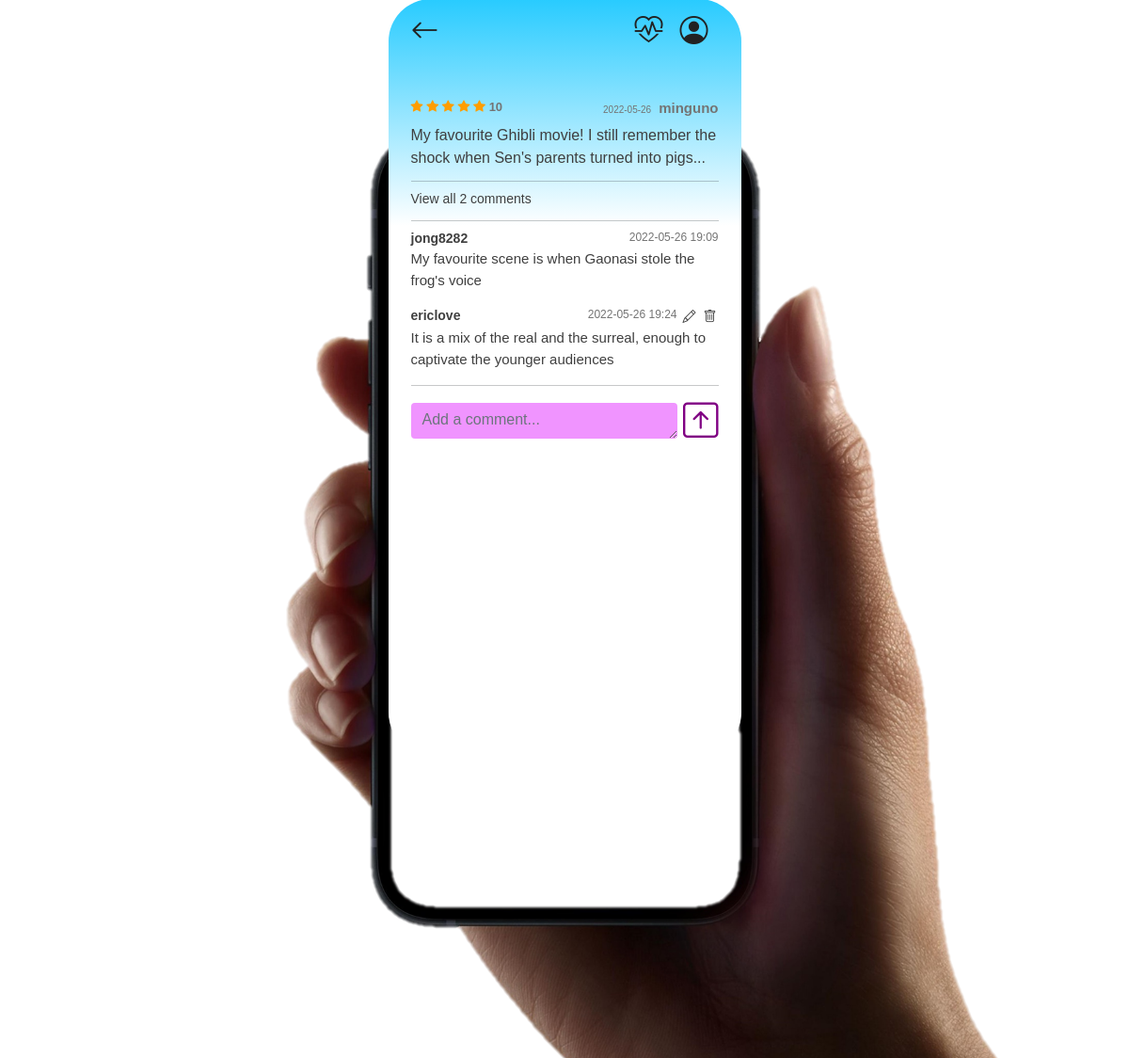
/movies/read/1/ (signed in), run on an earlier commit of the app's database.
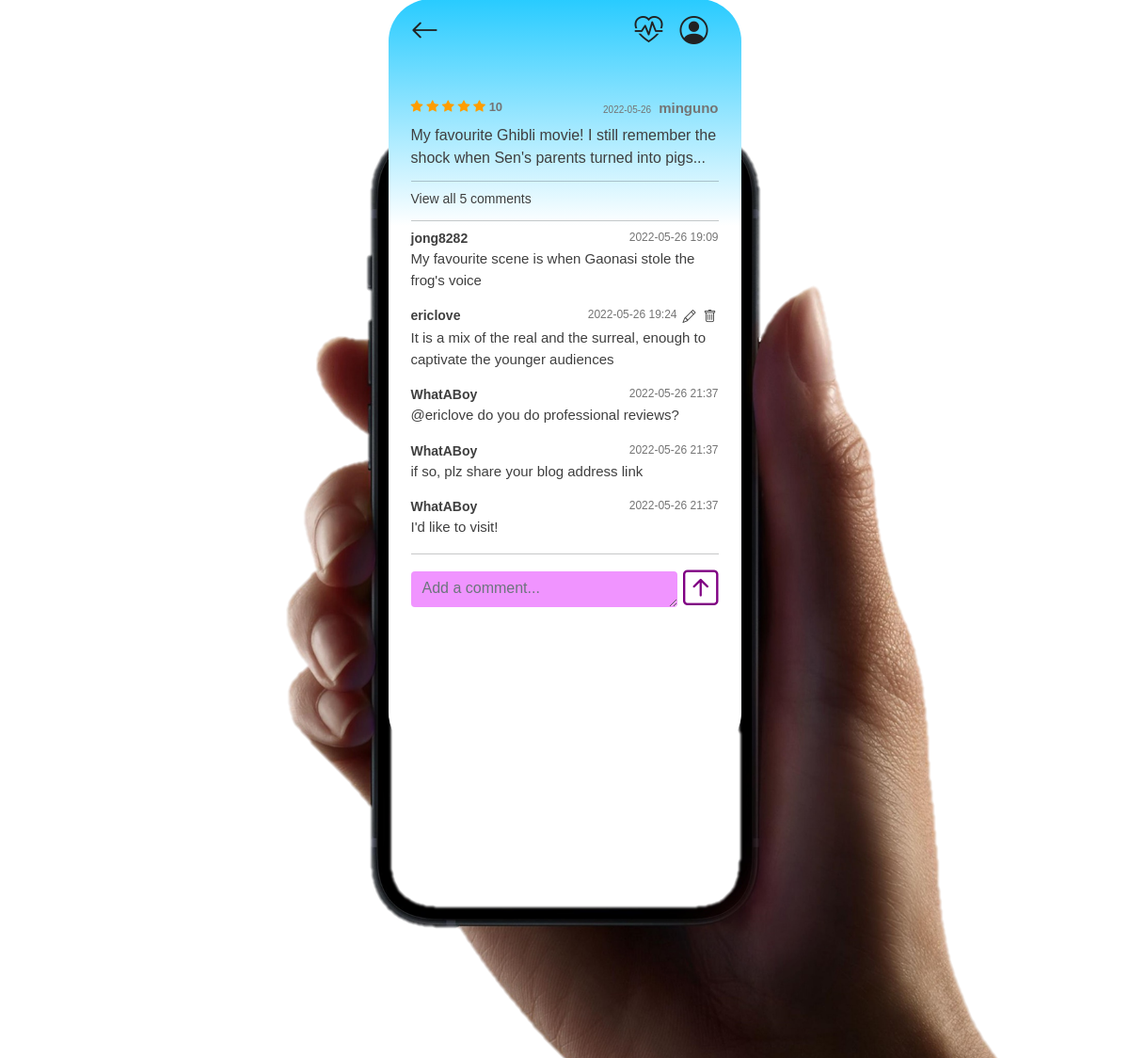
And on a later commit of the database.
### movies/models.py (models this page shows)
class Comment(models.Model):
    review = models.ForeignKey(Review, on_delete=models.CASCADE, related_name = 'comments')
    content = models.TextField()
    created_at = models.DateTimeField(auto_now_add=True)
    updated_at = models.DateTimeField(auto_now=True)
    user = models.ForeignKey(settings.AUTH_USER_MODEL, on_delete=models.CASCADE )

### accounts/models.py (models this page shows)
class User(AbstractUser):
    followings = models.ManyToManyField('self', symmetrical=False, related_name='followers')
    nickname = models.CharField(null=True, max_length=10)
    image = models.ImageField(null=True, blank=True)

### movies/views.py (the view)
# urls.py: path('read/<str:review_pk>/', views.read, name='read'),
@login_required
def read(request, review_pk):
    review = get_object_or_404(Review, pk=review_pk)
    if request.method == 'POST':
        comment_form = CommentForm(request.POST)
        if comment_form.is_valid():
            comment = comment_form.save(commit=False)
            comment.review = review
            comment.user = request.user
            comment.save()
            return redirect('movies:read', review.pk)
    else:
        comment_form = CommentForm()
    context = {
        'review': review,
        'review_pk': review_pk,
        'comment_form' : comment_form,
        'review' : review,
        'comments' : review.comments.all(),
    }
    return render(request, 'movies/read.html', context)

### movies/forms.py
class CommentForm(forms.ModelForm):
    content = forms.CharField(
        label='',
        widget=forms.Textarea(
            attrs = {
                'class': 'form-control',
                'maxlength': 100,
                'placeholder': 'Add a comment...',
            }
        )
    )
    class Meta:
        model = Comment
        exclude = ('review', 'user', )

### movies/templates/movies/read.html (shortened to what this page needs)
{% extends 'base.html' %}
{% block content %}
  <div class="p-4" style="flex:1;">
    <div class="review-section mt-4">
      <div class="d-flex justify-content-between">
        <div class="review-score">
          {% if review.score == 1 %}
            <i class="bi bi-star-half"></i>
            <i class="bi bi-star"></i>
            <i class="bi bi-star"></i>
            <i class="bi bi-star"></i>
            <i class="bi bi-star"></i>
            {{ review.score }}
          {% else %}
            <i class="bi bi-star-fill"></i>
            <i class="bi bi-star-fill"></i>
            <i class="bi bi-star-fill"></i>
            <i class="bi bi-star-fill"></i>
            <i class="bi bi-star-fill"></i>
            {{ review.score }}
          {% endif %}
        </div>
        <div>
          <div class="d-flex align-items-baseline">
            <div class="review-created me-2">
              {{ review.updated_at|date:"Y-m-d" }}
            </div>
            <div class="review-writer d-flex">
              {{ review.user.nickname }}
            </div>
          </div>
        </div>
      </div>
      <div class="review-content">{{ review.content }}</div>
    </div>
    <hr>
    {% if comments|length %}
      {% if comments|length == 1 %}
        <div class="comments">View {{ comments|length }} comment</div>
        <hr>
      {% else %}
        <div class="comments">View all {{ comments|length }} comments</div>
        <hr>
      {% endif %}
    {% else %}
      <div class="comments">0 comment</div>
    {% endif %}
    {% for comment in comments %}
      <div class="area mb-3">
        <div class="d-flex justify-content-between" >
          <div style="font-weight: bold; font-size: 14px; color: #3F3F3F;">{{ comment.user.nickname }}</div>
          <div style="font-size: 12px; color: #747474;" class="d-flex">
            {{ comment.updated_at|date:"Y-m-d H:i" }}
            {% if request.user == comment.user %}
              <div class="d-flex">
                <a href="{% url 'movies:updatecomment' comment.pk %}">
                  <button class="button btn-color"><i class="bi bi-pencil"></i></button>
                </a>
                <form action="{% url 'movies:deletecomment' comment.pk %}" method="POST">
                  <button class="button btn-color"><i class="bi bi-trash"></i></button>
                </form>
              </div>
            {% endif %}
          </div>
        </div>
        <div style="color: #3F3F3F; font-size: 15px;">{{ comment.content }}</div>
      </div>
    {% endfor %}
    <div class="sticky">
      {% if request.user.is_authenticated %}
        <hr>
        <form action="{% url 'movies:read' review.pk %}" method="POST">
          <div class="d-flex justify-content-between align-items-center">
            <div>
              {{ comment_form }}
            </div>
            <button class="button comment-create"><i class="bi bi-arrow-up-square"></i></button>
          </div>
        </form>
      {% endif %}
    </div>
  </div>
{% endblock content %}

What changed in the data, as far as the page shows it:
added Comment: user.nickname "WhatABoy", updated_at "2022-05-26 21:37", content "@ericlove do you do professional reviews?"
added Comment: user.nickname "WhatABoy", updated_at "2022-05-26 21:37", content "if so, plz share your blog address link"
added Comment: user.nickname "WhatABoy", updated_at "2022-05-26 21:37", content "I'd like to visit!"
Also different on the page:
{{ comments|length }}: "2" → "5"
